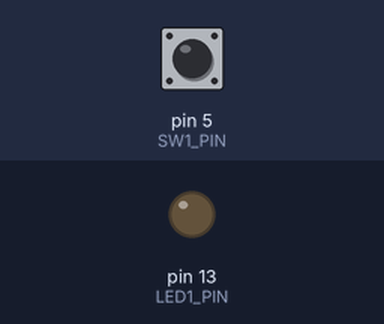
This sketch was run on a simulated Arduino Uno, built with avr-gcc and run on an emulated ATmega328P. Parts: output pins drawn as LEDs (lit = HIGH). The inputs (shaded band) are chosen by the test bench; at power-on: pin 5 (SW1_PIN) HIGH. What the sketch prints to the serial monitor is not drawn.

Above: at 1.2 s.
1.3 s: pin 5 (SW1_PIN) pulled LOW for 0.15 s
At 1.4 s:
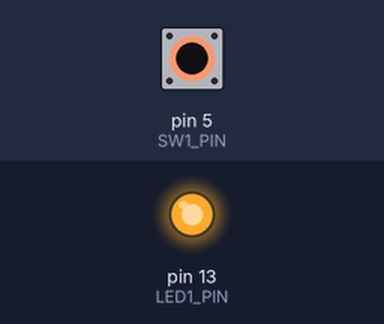
3.0 s: pin 5 (SW1_PIN) pulled LOW for 3.2 s
At 6.9 s:
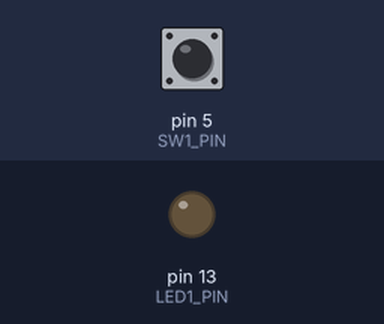
Timing chart, 0 to 8.4 s (numbered marks = the images above; inputs shaded):
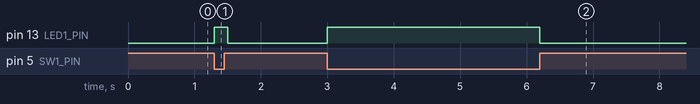

The sketch:

states.ino
```cpp
#define SW1_PIN 5
#define LED1_PIN 13
#define MSEC_SAMPLE 100

void setup() {
  pinMode(SW1_PIN, INPUT_PULLUP);
  pinMode(LED1_PIN, OUTPUT);  digitalWrite(LED1_PIN, LOW);
  Serial.begin(9600);
  Serial.println(F("Lab 2: Switch State Decoding v0.0\n"));
}

void loop() {
  boolean isSwPressed; //The first state
  boolean prevIsSwPressed; //Has the switch been pressed?
  boolean isSwChange; //Has the switch state changed?
  boolean isSwRise; //Has the switch state just been pressed?
  boolean isSwFall; //Has the switch state just been released

  prevIsSwPressed = isSwPressed;
  isSwPressed = !digitalRead(SW1_PIN);   // When the switch is pressed, the SW_PIN is low, so !low is high or true
  isSwRise = (isSwPressed && !prevIsSwPressed);  // switch edge detection
  isSwFall = (!isSwPressed && prevIsSwPressed);
  isSwChange = (isSwRise || isSwFall);

// uncomment just one line below at time to see how each input
//  condition is detected. (enable just one output function at a time)

  //digitalWrite(LED1_PIN, isSwPressed);
  digitalWrite(LED1_PIN, isSwRise);
  //digitalWrite(LED1_PIN, isSwFall);
  //digitalWrite(LED1_PIN, isSwChange);
  //digitalWrite(LED1_PIN, !digitalRead(LED1_PIN)); // see the sample rate

  delay(MSEC_SAMPLE);
}
```

Measured:
- after the input at 1.3 s, pin 13 (LED1_PIN): LOW → HIGH at once, → LOW 0.20 s later
- after the input at 3.0 s, pin 13 (LED1_PIN): LOW → HIGH at once, → LOW 3.2 s later
